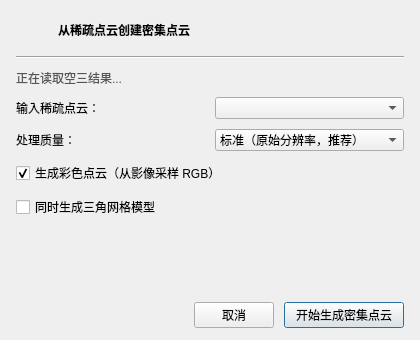
<?xml version="1.0" encoding="UTF-8"?>
<ui version="4.0">
 <class>SimplePointCloudDialog</class>
 <widget class="QDialog" name="SimplePointCloudDialog">
  <property name="geometry">
   <rect>
    <x>0</x>
    <y>0</y>
    <width>420</width>
    <height>340</height>
   </rect>
  </property>
  <property name="windowTitle">
   <string>创建密集点云</string>
  </property>
  <property name="minimumSize">
   <size>
    <width>420</width>
    <height>340</height>
   </size>
  </property>
  <property name="maximumSize">
   <size>
    <width>420</width>
    <height>340</height>
   </size>
  </property>
  <layout class="QVBoxLayout" name="rootLayout">
   <property name="spacing">
    <number>10</number>
   </property>
   <property name="leftMargin">
    <number>16</number>
   </property>
   <property name="topMargin">
    <number>14</number>
   </property>
   <property name="rightMargin">
    <number>16</number>
   </property>
   <property name="bottomMargin">
    <number>12</number>
   </property>
   <item>
    <layout class="QHBoxLayout" name="titleLayout">
     <item>
      <widget class="QLabel" name="iconLabel">
       <property name="minimumSize">
        <size>
         <width>32</width>
         <height>32</height>
        </size>
       </property>
       <property name="maximumSize">
        <size>
         <width>32</width>
         <height>32</height>
        </size>
       </property>
      </widget>
     </item>
     <item>
      <widget class="QLabel" name="titleLabel">
       <property name="text">
        <string>&lt;b&gt;从稀疏点云创建密集点云&lt;/b&gt;</string>
       </property>
      </widget>
     </item>
    </layout>
   </item>
   <item>
    <widget class="Line" name="separatorLine">
     <property name="orientation">
      <enum>Qt::Horizontal</enum>
     </property>
    </widget>
   </item>
   <item>
    <widget class="QLabel" name="m_infoLabel">
     <property name="styleSheet">
      <string notr="true">color: #555; font-size: 12px;</string>
     </property>
     <property name="text">
      <string>正在读取空三结果...</string>
     </property>
     <property name="wordWrap">
      <bool>true</bool>
     </property>
    </widget>
   </item>
   <item>
    <layout class="QHBoxLayout" name="atResultLayout">
     <item>
      <widget class="QLabel" name="atResultLabel">
       <property name="text">
        <string>输入稀疏点云：</string>
       </property>
       <property name="buddy">
        <cstring>m_atResultCombo</cstring>
       </property>
      </widget>
     </item>
     <item>
      <widget class="QComboBox" name="m_atResultCombo"/>
     </item>
    </layout>
   </item>
   <item>
    <layout class="QHBoxLayout" name="qualityLayout">
     <item>
      <widget class="QLabel" name="qualityLabel">
       <property name="text">
        <string>处理质量：</string>
       </property>
       <property name="buddy">
        <cstring>m_qualityCombo</cstring>
       </property>
      </widget>
     </item>
     <item>
      <widget class="QComboBox" name="m_qualityCombo">
       <property name="currentIndex">
        <number>1</number>
       </property>
       <property name="toolTip">
        <string>快速：半分辨率 SGBM，速度约 4 倍
标准：原始分辨率，精度与速度平衡
精细：增大视差范围 + WLS 滤波，最高质量</string>
       </property>
       <item>
        <property name="text">
         <string>快速（1/2 分辨率，速度优先）</string>
        </property>
       </item>
       <item>
        <property name="text">
         <string>标准（原始分辨率，推荐）</string>
        </property>
       </item>
       <item>
        <property name="text">
         <string>精细（高精度，较慢）</string>
        </property>
       </item>
      </widget>
     </item>
    </layout>
   </item>
   <item>
    <widget class="QCheckBox" name="m_colorsCheck">
     <property name="text">
      <string>生成彩色点云（从影像采样 RGB）</string>
     </property>
     <property name="checked">
      <bool>true</bool>
     </property>
    </widget>
   </item>
   <item>
    <widget class="QCheckBox" name="m_meshCheck">
     <property name="text">
      <string>同时生成三角网格模型</string>
     </property>
    </widget>
   </item>
   <item>
    <spacer name="mainSpacer">
     <property name="orientation">
      <enum>Qt::Vertical</enum>
     </property>
     <property name="sizeHint" stdset="0">
      <size>
       <width>20</width>
       <height>40</height>
      </size>
     </property>
    </spacer>
   </item>
   <item>
    <layout class="QHBoxLayout" name="buttonLayout">
     <item>
      <spacer name="buttonSpacer">
       <property name="orientation">
        <enum>Qt::Horizontal</enum>
       </property>
       <property name="sizeHint" stdset="0">
        <size>
         <width>40</width>
         <height>20</height>
        </size>
       </property>
      </spacer>
     </item>
     <item>
      <widget class="QPushButton" name="m_cancelBtn">
       <property name="text">
        <string>取消</string>
       </property>
      </widget>
     </item>
     <item>
      <widget class="QPushButton" name="m_startBtn">
       <property name="minimumSize">
        <size>
         <width>120</width>
         <height>0</height>
        </size>
       </property>
       <property name="maximumSize">
        <size>
         <width>120</width>
         <height>16777215</height>
        </size>
       </property>
       <property name="text">
        <string>开始生成密集点云</string>
       </property>
       <property name="default">
        <bool>true</bool>
       </property>
      </widget>
     </item>
    </layout>
   </item>
  </layout>
 </widget>
 <resources/>
 <connections/>
</ui>
